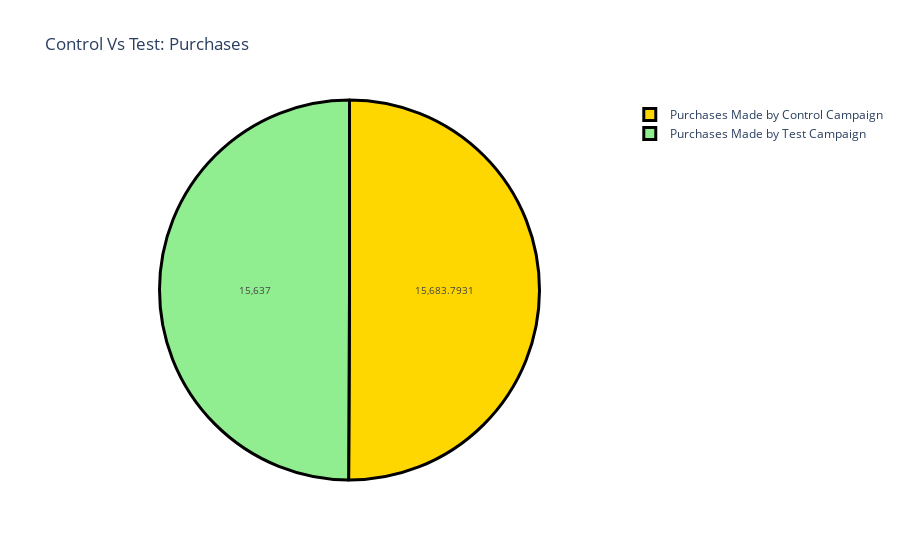

The cell this chart's notebook holds for it:
### Markdown cell above
### Analyze realtionship of purchases made by both campaigns.

### Code cell
label = ["Purchases Made by Control Campaign", 
         "Purchases Made by Test Campaign"]
counts = [sum(control_data["Purchases"]), 
          sum(test_data["Purchases"])]
colors = ['gold','lightgreen']
fig = go.Figure(data=[go.Pie(labels=label, values=counts)])
fig.update_layout(title_text='Control Vs Test: Purchases')
fig.update_traces(hoverinfo='label+percent', textinfo='value', 
                  textfont_size=10,
                  marker=dict(colors=colors, 
                              line=dict(color='black', width=3)))
fig.show()

### Figure 1 — Plotly figure (JSON) as saved in the notebook; plotly's stock layout.template omitted (floating-point values rounded to 4 significant figures)
{"data": [{"hoverinfo": "label+percent", "labels": ["Purchases Made by Control Campaign", "Purchases Made by Test Campaign"], "marker": {"colors": ["gold", "lightgreen"], "line": {"color": "black", "width": 3}}, "textfont": {"size": 10}, "textinfo": "value", "type": "pie", "values": [15680.0, 15637]}], "layout": {"autosize": true, "title": {"text": "Control Vs Test: Purchases"}}}
